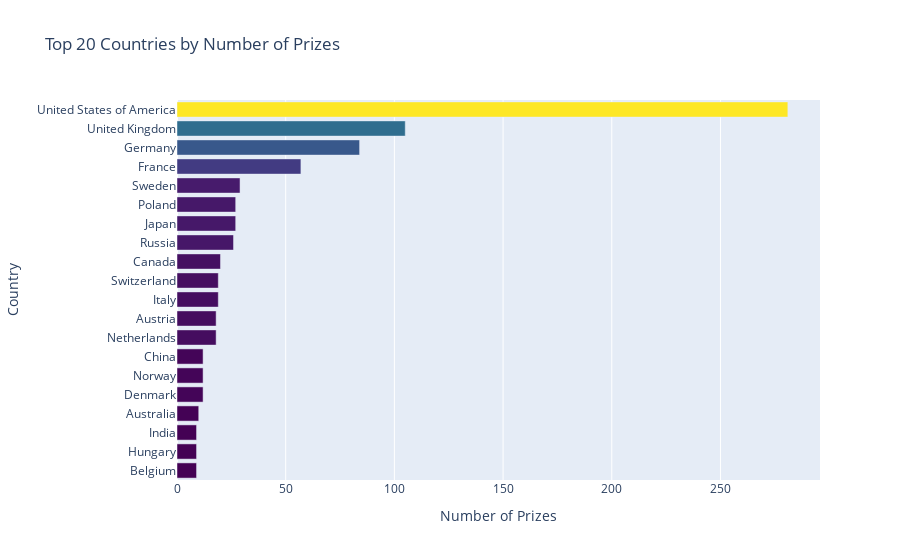

The notebook cell this image was saved under:
### Code cell
h_bar = px.bar(x=top20_countries.prize,
               y=top20_countries.birth_country_current,
               orientation='h',
               color=top20_countries.prize,
               color_continuous_scale='Viridis',
               title='Top 20 Countries by Number of Prizes')

h_bar.update_layout(xaxis_title='Number of Prizes', 
                    yaxis_title='Country',
                    coloraxis_showscale=False)
h_bar.show()

### Figure 1 — Plotly figure (JSON) as saved in the notebook; plotly's stock layout.template omitted (floating-point values rounded to 4 significant figures)
{"data": [{"alignmentgroup": "True", "hovertemplate": "x=%{x}<br>y=%{y}<br>color=%{marker.color}<extra></extra>", "legendgroup": "", "marker": {"color": [9, 9, 9, 10, 12, 12, 12, 18, 18, 19, 19, 20, 26, 27, 27, 29, 57, 84, 105, 281], "coloraxis": "coloraxis", "pattern": {"shape": ""}}, "name": "", "offsetgroup": "", "orientation": "h", "showlegend": false, "textposition": "auto", "type": "bar", "x": [9, 9, 9, 10, 12, 12, 12, 18, 18, 19, 19, 20, 26, 27, 27, 29, 57, 84, 105, 281], "xaxis": "x", "y": ["Belgium", "Hungary", "India", "Australia", "Denmark", "Norway", "China", "Netherlands", "Austria", "Italy", "Switzerland", "Canada", "Russia", "Japan", "Poland", "Sweden", "France", "Germany", "United Kingdom", "United States of America"], "yaxis": "y"}], "layout": {"autosize": true, "barmode": "relative", "coloraxis": {"colorbar": {"title": {"text": "color"}}, "colorscale": [[0, "#440154"], [0.1111, "#482878"], [0.2222, "#3e4989"], [0.3333, "#31688e"], [0.4444, "#26828e"], [0.5556, "#1f9e89"], [0.6667, "#35b779"], [0.7778, "#6ece58"], [0.8889, "#b5de2b"], [1, "#fde725"]], "showscale": false}, "legend": {"tracegroupgap": 0}, "title": {"text": "Top 20 Countries by Number of Prizes"}, "xaxis": {"anchor": "y", "autorange": true, "domain": [0, 1], "range": [0, 295.8], "title": {"text": "Number of Prizes"}, "type": "linear"}, "yaxis": {"anchor": "x", "autorange": true, "domain": [0, 1], "range": [-0.5, 19.5], "title": {"text": "Country"}, "type": "category"}}}
